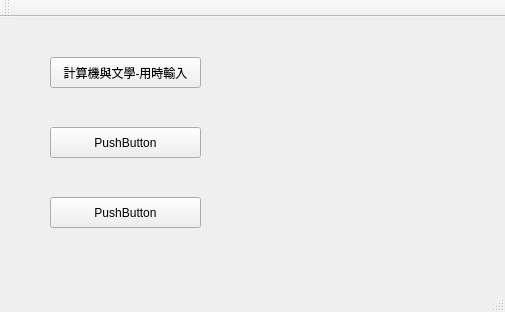
<?xml version="1.0" encoding="UTF-8"?>
<ui version="4.0">
 <class>main_window</class>
 <widget class="QMainWindow" name="main_window">
  <property name="geometry">
   <rect>
    <x>0</x>
    <y>0</y>
    <width>505</width>
    <height>312</height>
   </rect>
  </property>
  <property name="windowTitle">
   <string>善戰者無赫赫之功</string>
  </property>
  <property name="windowIcon">
   <iconset resource="pro++.qrc">
    <normaloff>:/images/pro++.ico</normaloff>:/images/pro++.ico</iconset>
  </property>
  <widget class="QWidget" name="centralWidget">
   <widget class="QPushButton" name="pro_inpt_btn">
    <property name="geometry">
     <rect>
      <x>50</x>
      <y>40</y>
      <width>151</width>
      <height>31</height>
     </rect>
    </property>
    <property name="text">
     <string>計算機與文學-用時輸入</string>
    </property>
   </widget>
   <widget class="QPushButton" name="sel_pro">
    <property name="geometry">
     <rect>
      <x>50</x>
      <y>110</y>
      <width>151</width>
      <height>31</height>
     </rect>
    </property>
    <property name="text">
     <string>PushButton</string>
    </property>
   </widget>
   <widget class="QPushButton" name="pro_statistics">
    <property name="geometry">
     <rect>
      <x>50</x>
      <y>180</y>
      <width>151</width>
      <height>31</height>
     </rect>
    </property>
    <property name="text">
     <string>PushButton</string>
    </property>
   </widget>
  </widget>
  <widget class="QToolBar" name="mainToolBar">
   <attribute name="toolBarArea">
    <enum>TopToolBarArea</enum>
   </attribute>
   <attribute name="toolBarBreak">
    <bool>false</bool>
   </attribute>
  </widget>
  <widget class="QStatusBar" name="statusBar"/>
 </widget>
 <layoutdefault spacing="6" margin="11"/>
 <resources>
  <include location="pro++.qrc"/>
 </resources>
 <connections/>
</ui>
